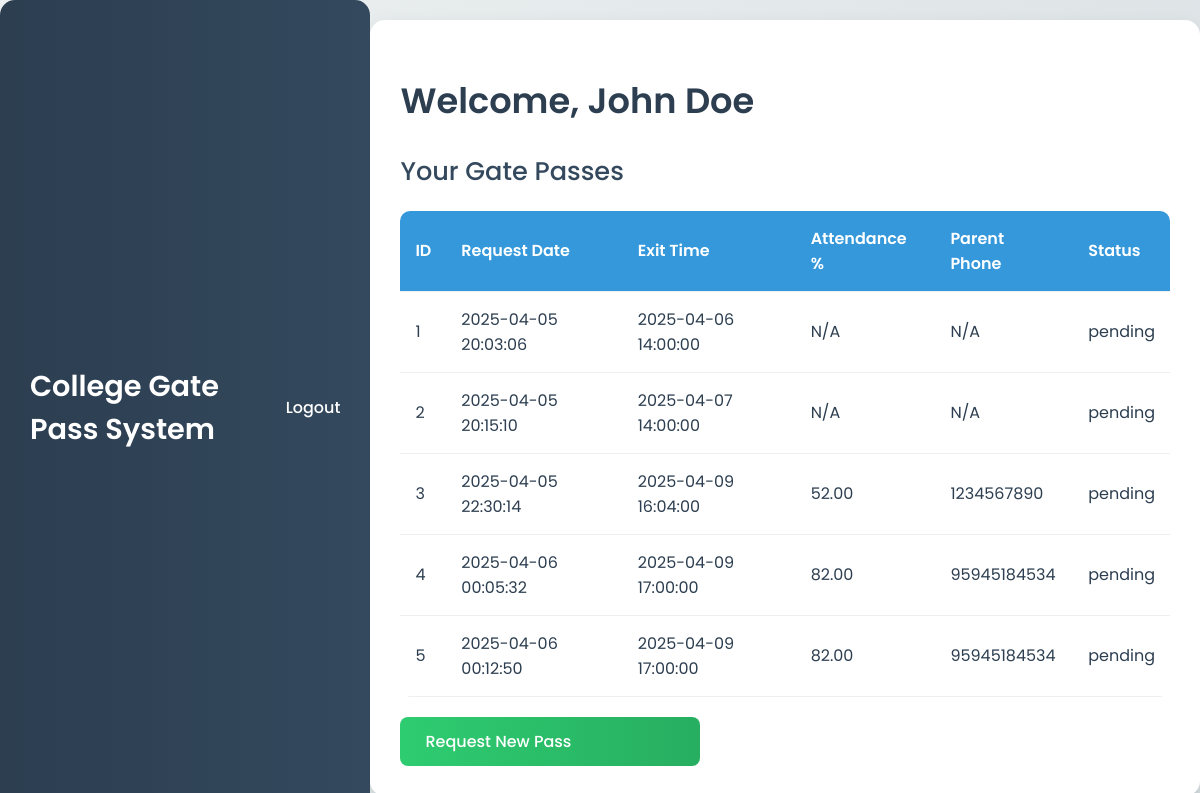
/student_dashboard.php (signed in), run on an earlier commit of the app's database.
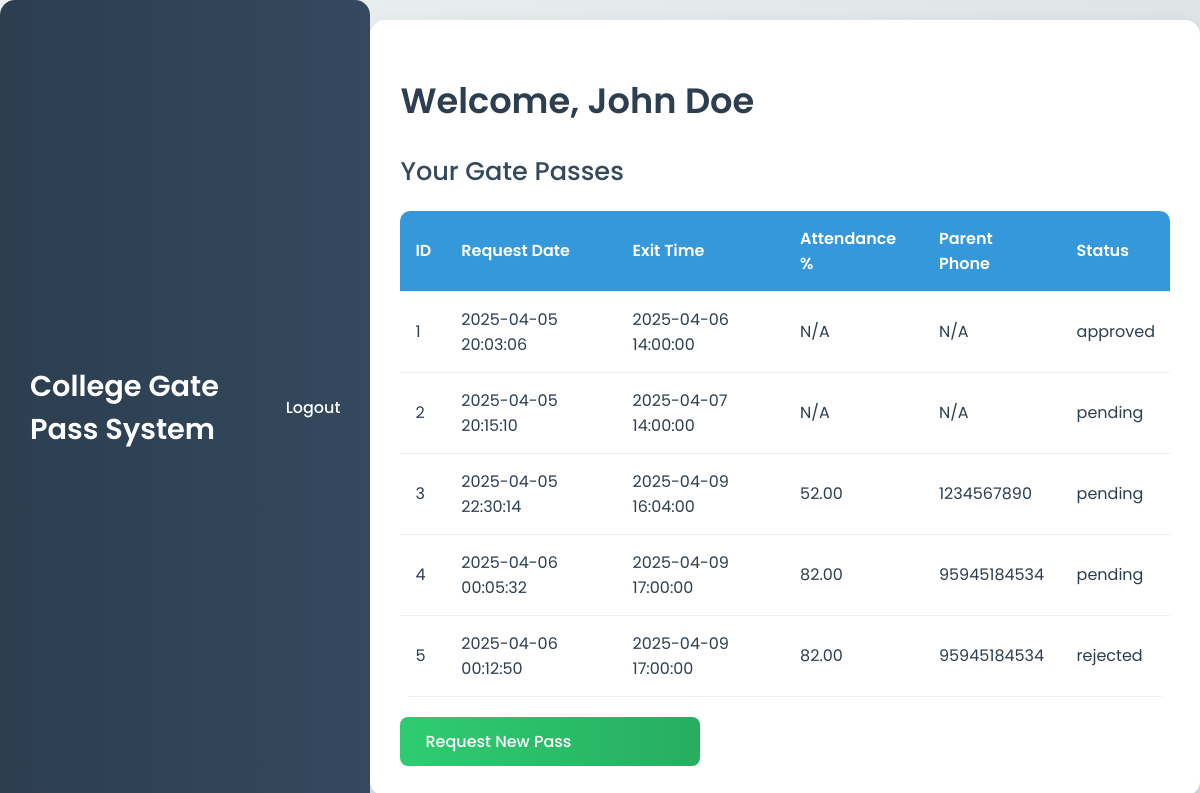
And on a later commit of the database.
### tables this page shows
CREATE TABLE `passes` (
  `id` int(11) NOT NULL,
  `student_id` int(11) DEFAULT NULL,
  `request_date` datetime DEFAULT current_timestamp(),
  `exit_time` datetime DEFAULT NULL,
  `attendance_percentage` decimal(5,2) DEFAULT NULL,
  `parent_phone` varchar(15) DEFAULT NULL,
  `status` enum('pending','approved','rejected') DEFAULT 'pending',
  `notification_status` enum('pending','sent','failed') DEFAULT 'pending'
);

### student_dashboard.php (the view, shortened to what this page needs)
<?php
$conn = new mysqli("127.0.0.1:3307", "root", "Saikumar@123", "gate_pass_system");
$student_id = $_SESSION["user_id"];
$stmt = $conn->prepare("SELECT * FROM passes WHERE student_id = ?");
$stmt->bind_param("i", $student_id);
$stmt->execute();
$result = $stmt->get_result();
?>
<!DOCTYPE html>
<html lang="en">
<head>
    <link rel="stylesheet" href="./frontend/style.css">
</head>
<body>
    <div class="header">
        <h1>College Gate Pass System</h1>
        <a href="logout.php">Logout</a>
    </div>
    <div class="container">
        <h1>Welcome, <?php echo htmlspecialchars($_SESSION["user_name"]); ?></h1>
        <h2>Your Gate Passes</h2>
        <?php if ($result->num_rows > 0) { ?>
            <table>
                <tr>
                    <th>ID</th>
                    <th>Request Date</th>
                    <th>Exit Time</th>
                    <th>Attendance %</th>
                    <th>Parent Phone</th>
                    <th>Status</th>
                </tr>
                <?php while ($row = $result->fetch_assoc()) { ?>
                    <tr>
                        <td><?php echo htmlspecialchars($row["id"]); ?></td>
                        <td><?php echo htmlspecialchars($row["request_date"]); ?></td>
                        <td><?php echo htmlspecialchars($row["exit_time"] ?? 'N/A'); ?></td>
                        <td><?php echo htmlspecialchars($row["attendance_percentage"] ?? 'N/A'); ?></td>
                        <td><?php echo htmlspecialchars($row["parent_phone"] ?? 'N/A'); ?></td>
                        <td><?php echo htmlspecialchars($row["status"]); ?></td>
                    </tr>
                <?php } ?>
            </table>
        <?php } else { ?>
            <p>No gate pass requests found.</p>
        <?php } ?>
        <a href="request_pass.php" class="btn btn-secondary">Request New Pass</a>
    </div>
</body>
</html>

### frontend/style.css (style rules this page uses)
body { font-family: 'Poppins', Arial, sans-serif; background: linear-gradient(135deg, #ECF0F1 0%, #D5DDE0 100%); margin: 0; padding: 0; color: #2C3E50; display: flex; justify-content: center; min-height: 100vh; overflow-x: hidden; }
.container { width: 90%; max-width: 1200px; padding: 30px; background: #fff; border-radius: 15px; box-shadow: 0 8px 20px rgba(0, 0, 0, 0.1); margin: 20px auto; animation: fadeIn 0.6s ease-in; }
.header { position: sticky; top: 0; background: linear-gradient(90deg, #2C3E50, #34495E); color: #fff; padding: 15px 30px; display: flex; justify-content: space-between; align-items: center; border-radius: 15px 15px 0 0; z-index: 1000; }
.header h1 { color: #fff; font-size: 1.8em; margin: 0; font-weight: 600; }
.header a { color: #fff; text-decoration: none; font-weight: 500; transition: color 0.3s; }
h1 { color: #2C3E50; font-size: 2.2em; margin-bottom: 25px; font-weight: 600; }
h2 { color: #34495E; font-size: 1.6em; margin-bottom: 20px; font-weight: 500; }
.btn { background: linear-gradient(90deg, #3498DB, #2980B9); color: #fff; padding: 12px 25px; border: none; border-radius: 8px; cursor: pointer; font-size: 16px; font-weight: 500; transition: transform 0.2s, background 0.3s; display: inline-block; width: 100%; max-width: 250px; }
.btn-secondary { background: linear-gradient(90deg, #2ECC71, #27AE60); }
table { width: 100%; border-collapse: separate; border-spacing: 0; margin: 20px 0; background: #fff; border-radius: 10px; overflow: hidden; }
th, td { padding: 15px; text-align: left; border-bottom: 1px solid #ECF0F1; }
th { background: #3498DB; color: #fff; font-weight: 600; }
a { color: #3498DB; text-decoration: none; font-weight: 500; transition: color 0.3s; }

What changed in the data, as far as the page shows it:
changed passes id 1: status "pending" → "approved"
changed passes id 5: status "pending" → "rejected"
